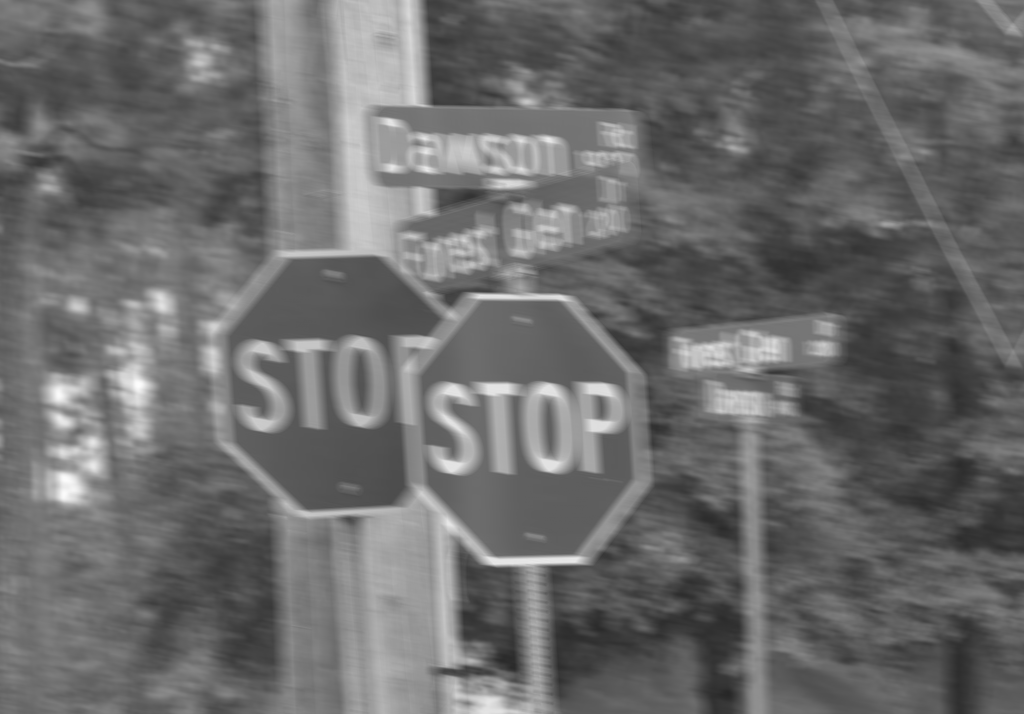
#> input picture img/blur.png, 1024 x 714 px
$ jupyter execute 'Debluring (motion blur).ipynb'   (shell and % lines are left out)
#> lines starting #> are read from the running program, lines starting #| are printed output that depends on the picture
[cell 1]

import cv2
import numpy as np
import matplotlib.pyplot as plt
from skimage import restoration

# Projeto 1-2: Restauração de uma imagem de sinalização de trânsito

Você está trabalhando em um projeto da nova versão do PatoPatoVai Street View. Seu objetivo é melhorar a qualidade das imagens obtidas pela câmera do veículo, especialmente em relação ao *motion blur* (pois a câmera está fixada no carro, e os solavancos da estrada podem resultar em borramento das imagens capturadas).

Considere a imagem abaixo:

[cell 2]
img_blur = cv2.cvtColor(cv2.imread('img/blur.png'), cv2.COLOR_BGR2GRAY) / 255.0
#> img_blur: shape (714, 1024) float64; min 0.153, max 0.992, mean 0.421
plt.figure(figsize=(8, 8))
plt.axis('off')
plt.imshow(img_blur, cmap='gray');

Está difícil saber a que altura da rua Forest Glen estamos. Sua equipe está desenvolvendo um primeiro protótipo de um sistema que, a partir desta imagem, gera uma imagem nítida e com perspectiva corrigida de cada uma das placas indicadoras da rua.

Você foi encarregado de fazer uma primeira versão do melhoramento de imagem (*deblurring*, contraste, correção de perspectiva), onde parâmetros essenciais do *deblurring* (tamanho de kernel, orientação, tipo), do contraste e da correção de perspectiva (pontos notáveis) podem ser determinados manualmente. Na sua equipe tem outros engenheiros trabalhando no problema de detectar e segmentar as placas presentes na cena.

Para facilitar a experimentação:

- O Scikit-Image já tem uma função que faz o filtro de Wiener: ``skimage.restoration.wiener``

- Segue código para fazer um *kernel* de *motion blur* dado o tamanho do kernel, o comprimento do segmento de reta, e o ângulo.

## Tarefa

Escreva um programa que:

- Corrige o *motion blur*
    - Não é necessário neste projeto que o sistema escolha automaticamente os melhores parâmetros para o *deblurring*, determine-os manualmente.

- Melhora o contraste
    - Novamente, se precisar ajustar parâmetros manualmente, tudo bem. Escolha a técnica que quiser para melhoramento de contraste.

- Extrai a placa de rua com correção de perspectiva.
    - Os pontos dos cantos da placa não precisam ser determinados automaticamente, escolha manualmente os pontos. A outra parte da sua equipe está trabalhando no outro problema.


### Rubrica

- **I**: Entregou algo sem sentido ou muito incompleto (não atinge o nível *D*)

- **D**: Entregou o projeto quase completo, mas faltaram 2 itens dentre os descritos acima.

- **C**: Entregou o projeto quase completo, mas faltou 1 item dentre os descritos acima.

- **B**: Entregou o projeto completo.

- **A**: Entregou o projeto completo e testou alguma técnica mais avançada para resolver o problema do motion-blur. Ver o artigo "Restoration of Motion-Blurred Image Based on Border Deformation Detection: A Traffic Sign Restoration Model", em anexo no Blackboard.

[cell 3]
#cria o kernel a partir do angulo e tamanho
def make_psf(shape, length, angle):
    psf = np.zeros(shape)
    rows, cols = shape
    center = (cols//2, rows//2)
    psf[center[1], center[0]:(center[0]+length)] = 1.0
    M = cv2.getRotationMatrix2D(center, angle, 1)
    psf = cv2.warpAffine(psf, M, (cols, rows))
    psf = psf / psf.sum()
    return psf

[cell 4]
# mostra uma imagem qualquer
def show(img):
    plt.figure(figsize=(8, 8))
    plt.imshow(img, cmap='gray')
    plt.axis('off')
    plt.show()

[cell 5]
def display_fft(img_freq, rad=0, line=True, fig=None, show=True):
    img_freq_aux_mag = np.abs(img_freq)
    img_freq_aux_mag[0,0] = 0.0
    img_freq_aux_mag_display = np.log10(1 + np.fft.fftshift(img_freq_aux_mag))

    if(fig is not None):
        plt.figure(figsize=fig)

    if(line):
        row, col = img_freq.shape
        l = min(row//2, col//2)
        plt.plot([col//2,col//2 + l*np.cos(rad)], [row//2, row//2 - l*np.sin(rad)], marker = 'o')

    plt.imshow(img_freq_aux_mag_display, cmap='gray')
    plt.axis('off')
    if(show):
        plt.show()

[cell 6]
#aplica o filtro de weiner (dominio da frequência)
def wiener(G, H, K):
    W = H.conj() / (np.abs(H)**2 + K)
    F = W*G
    return F

[cell 7]
#aplica o deblur a partir de uma imagem e o kernel
def deblur(img,psf,k):
    psf_fft = np.fft.fft2(psf)
    img_fft = np.fft.fft2(img)

    img_fft_wiener_freq = wiener(img_fft, psf_fft, k)
    img_fft_wiener = np.fft.fftshift(np.fft.ifft2(img_fft_wiener_freq).real)

    return img_fft_wiener

# Junção das imagens
Se o filtro de wiener fosse aplicado na imagem original a imagem resultante teria ondulações nas bordas, uma vez que quando temos um sinal que discreto na frequência ele é periodico no espaço.

[cell 8]
rows, cols = img_blur.shape
#> rows = 714; cols = 1024
img_blur_g = np.zeros((2*rows,2*cols))

[cell 9]
img_blur_g[:rows, :cols] = img_blur
img_blur_g[:rows, cols:] = img_blur[:,::-1]
img_blur_g[rows:, :cols] = img_blur[::-1 ,:]
img_blur_g[rows:, cols:] = img_blur[::-1,::-1 ]
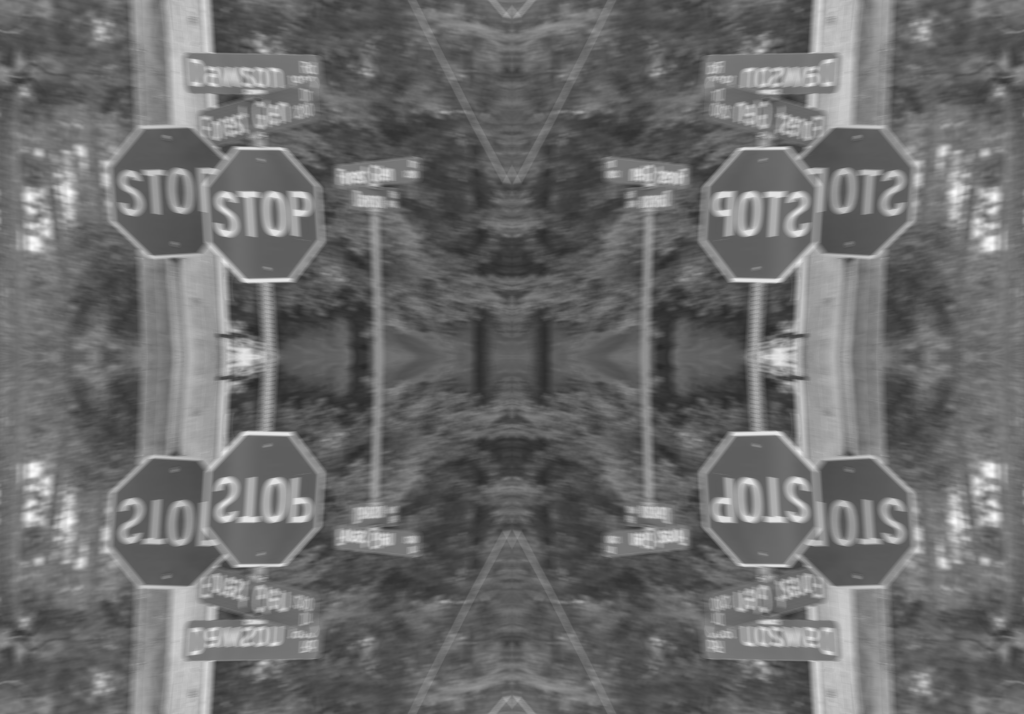
#> img_blur_g: shape (1428, 2048) float64 (shown at 1/2 size); min 0.153, max 0.992, mean 0.421

[cell 10]
show(img_blur_g)

# FFT

Para determinar os parametros do kernel do motion blur, foi aplicado o fft.

A linha azul representa a direção perpendicular das faixas brancas.

[cell 11]
img_blur_freq = np.fft.fft2(img_blur)
display_fft(img_blur_freq, 167.46*(np.pi/180),fig=(8,8))
#> in display_fft, `img_freq_aux_mag[0,0] = 0.0`: img_freq_aux_mag: shape (714, 1024) float64; min 0, max 28812.4, mean 10.3
#> in display_fft, `img_freq_aux_mag_display = np.log10(1 + np.fft.fftshift(img_freq_aux_m..`:
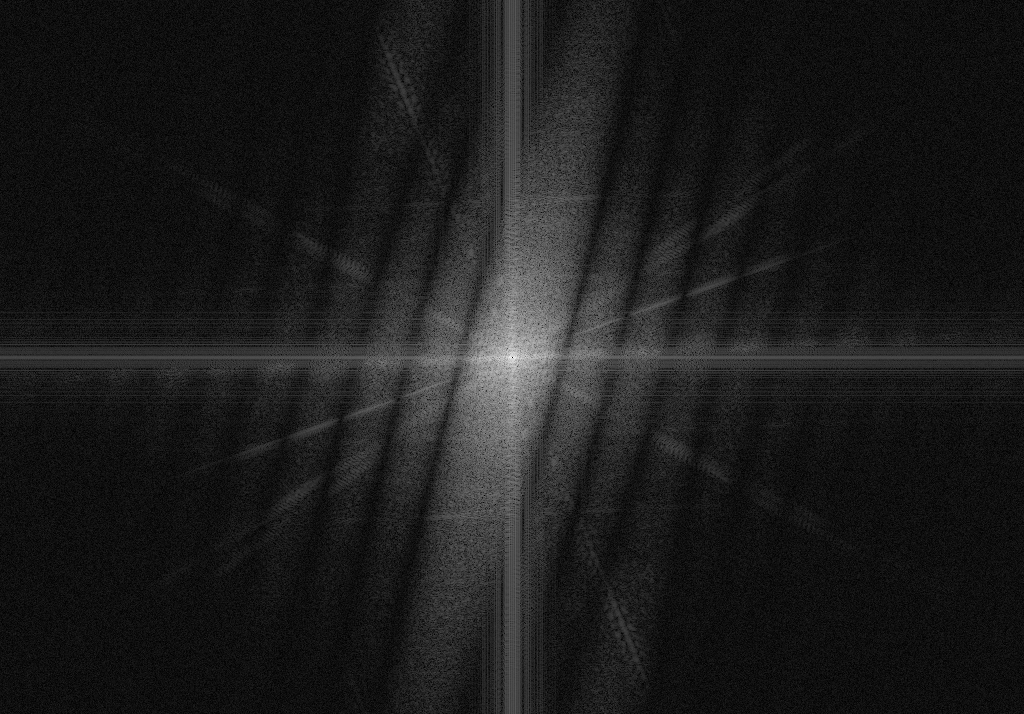
#> img_freq_aux_mag_display: shape (714, 1024) float64; min 0, max 4.46, mean 0.493; drawn with min black and max white

Um kernel com o mesmo ângulo e intendidade foi criado para conseguir anular o motion blur

[cell 12]
kernel = np.fft.fft2(make_psf(img_blur.shape, 20,167.46))
display_fft(kernel, 167.46*(np.pi/180),fig=(8,8))

## Analise da Intensidade do kernel
Para anular o motion blur, as faixas no dominio da frequência devem ser parecidas com o fft do img_blur, para isso uma analize foi realizada com diferentes intensidades.

[cell 13]
plt.figure(figsize=(9,8))
plt.subplot(2,2,1)
plt.title(f'Ângulo 167.46 e intensidade 20')
display_fft(np.fft.fft2(make_psf(img_blur.shape, 20,167.46)) , line=False, show=False )

plt.subplot(2,2,2)
plt.title(f'Ângulo 167.46 e intensidade 15')
display_fft(np.fft.fft2(make_psf(img_blur.shape, 15,167.46)) , line=False, show=False )

plt.subplot(2,2,3)
plt.title(f'Ângulo 167.46 e intensidade 10')
display_fft(np.fft.fft2(make_psf(img_blur.shape, 10,167.46)) , line=False, show=False )

plt.subplot(2,2,4)
plt.title(f'Ângulo 167.46 e intensidade 5')
display_fft(np.fft.fft2(make_psf(img_blur.shape, 5,167.46)) , line=False, show=False )
plt.show()
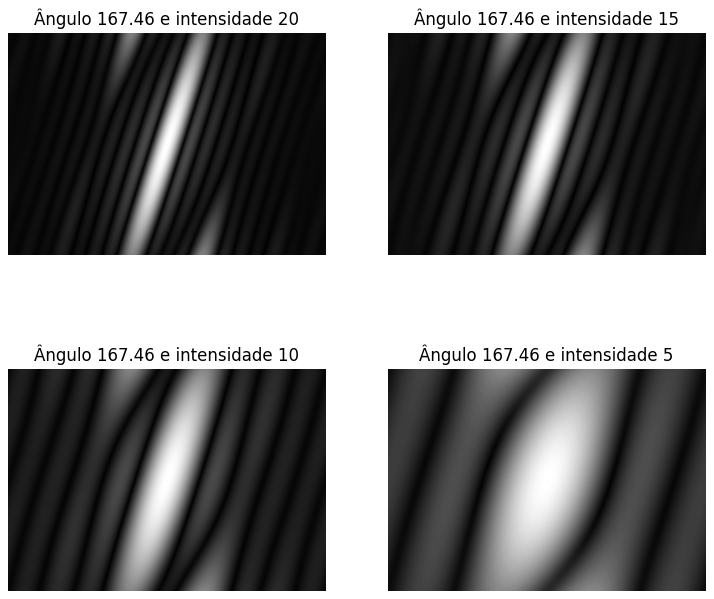
#> figure drawn by matplotlib, 4 panels

[cell 14]
#cria o kernel
psf = make_psf(img_blur_g.shape, 20,167.46)
img_deblured = deblur(img_blur_g.copy(), psf, 0.001)[:rows, :cols]
#> in deblur, `img_fft_wiener = np.fft.fftshift(np.fft.ifft2(img_fft_wiener_freq).real)`:
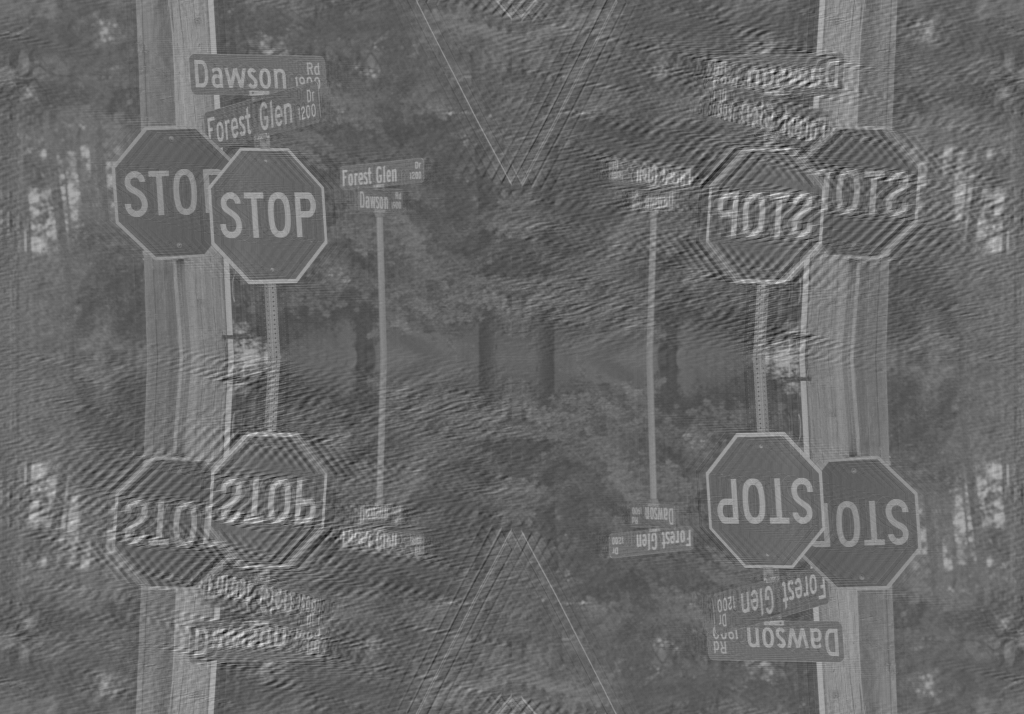
#> img_fft_wiener: shape (1428, 2048) float64 (shown at 1/2 size); min -0.555, max 1.82, mean 0.421; drawn with min black and max white

plt.figure(figsize=(8,8))
plt.imshow(np.clip(img_deblured, 0, 1), cmap='gray')
plt.axis('off')
plt.show()
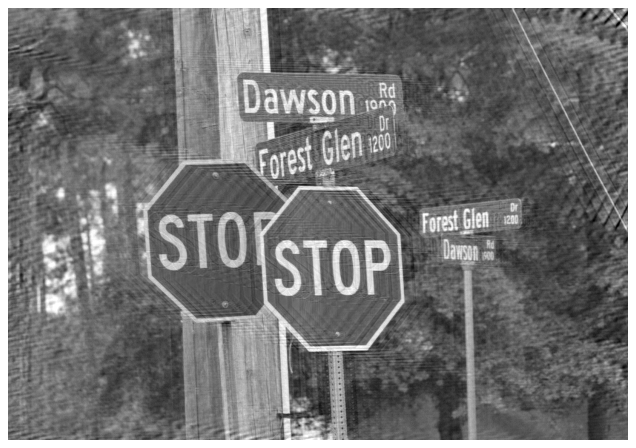
#> figure drawn by matplotlib, 1 panel

## Clahe

Na tentativa de melhorar o contraste foi a aplicada a técnica clahe que faz a equalização do histograma a partir de um clip (que espalha os picos a partir de um limite)

[cell 15]
clahe = cv2.createCLAHE(clipLimit=0.2, tileGridSize=(15,15))
img_clahe = clahe.apply((img_deblured*255).astype(np.uint8))
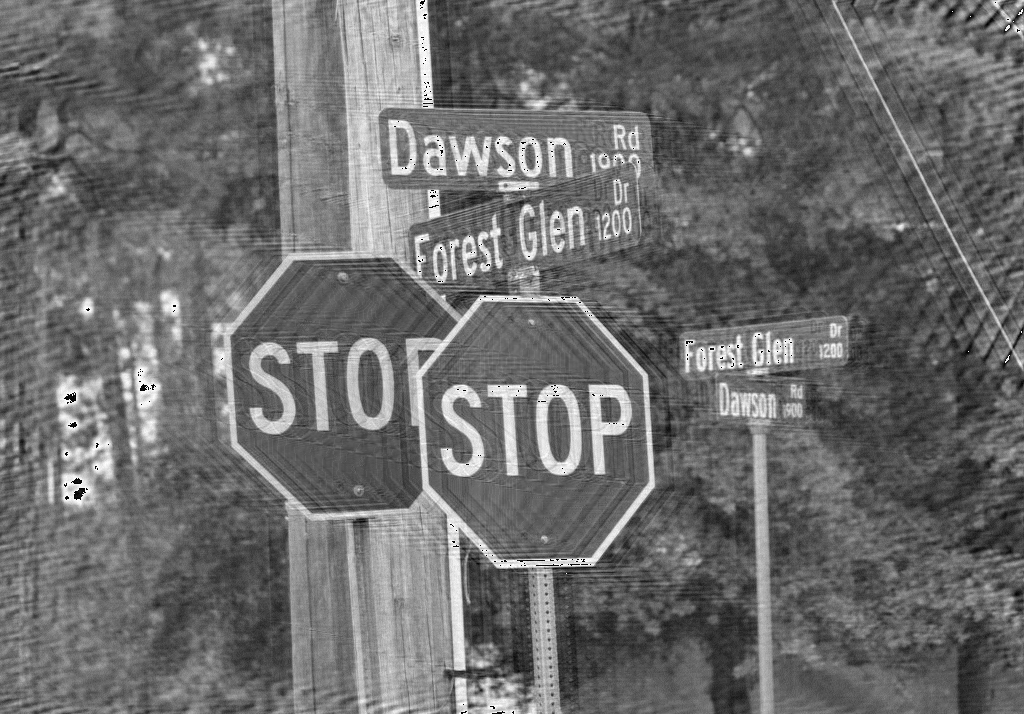
#> img_clahe: shape (714, 1024); min 1, max 255, mean 107.9
show(img_clahe)

## Corrigindo a perspectiva da placa

Para corrigir a perspectiva pontos devem ser escolhidos na imagem no qual selecionarão a parte que será projetada no plano definido pelos pontos de destino.

[cell 16]
img_perspective = img_clahe.copy() / 255.0
rows, cols = (256,1024)

pts_original = np.float32([[400,230],[640,170],[400,300],[640,235]])
pts_projected = np.float32([[0, 0], [cols - 1, 0], [0, rows - 1], [cols - 1, rows - 1]])

M = cv2.getPerspectiveTransform(pts_original, pts_projected)

img_projected = cv2.warpPerspective(img_perspective, M, (cols, rows))
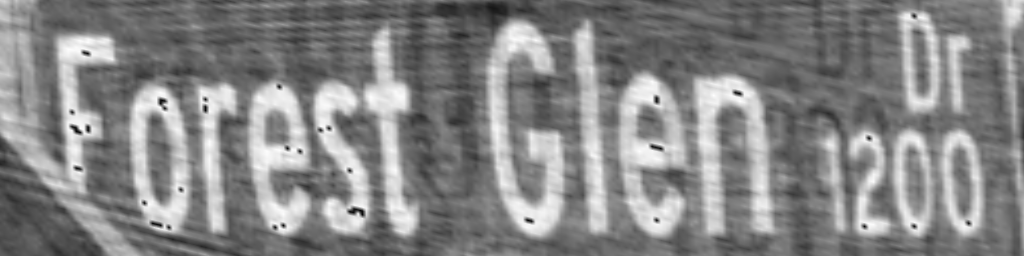
#> img_projected: shape (256, 1024) float64; min 0.025, max 0.997, mean 0.524

plt.figure(figsize=(10,10))
plt.subplot(1,2,1)
plt.imshow(img_perspective, cmap='gray')
plt.axis('off')
for k, p in enumerate(pts_original):
    plt.plot([p[0]], [p[1]], 'ro')
    plt.text(p[0] + 5, p[1], str(k), color='red')

plt.subplot(1,2,2)
plt.imshow(img_projected, cmap='gray')
plt.axis('off')
for k, p in enumerate(pts_projected):
    plt.plot([p[0]], [p[1]], 'ro')
    plt.text(p[0] + 5, p[1], str(k), color='red')
plt.show()
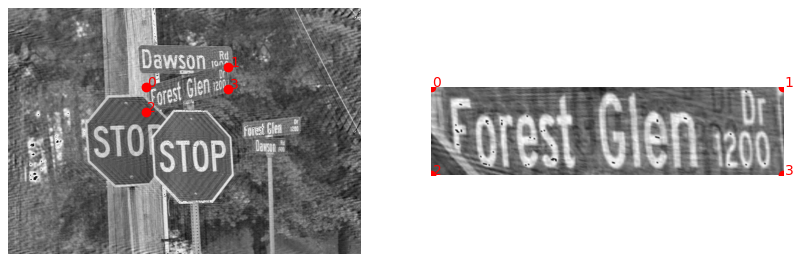
#> figure drawn by matplotlib, 2 panels
